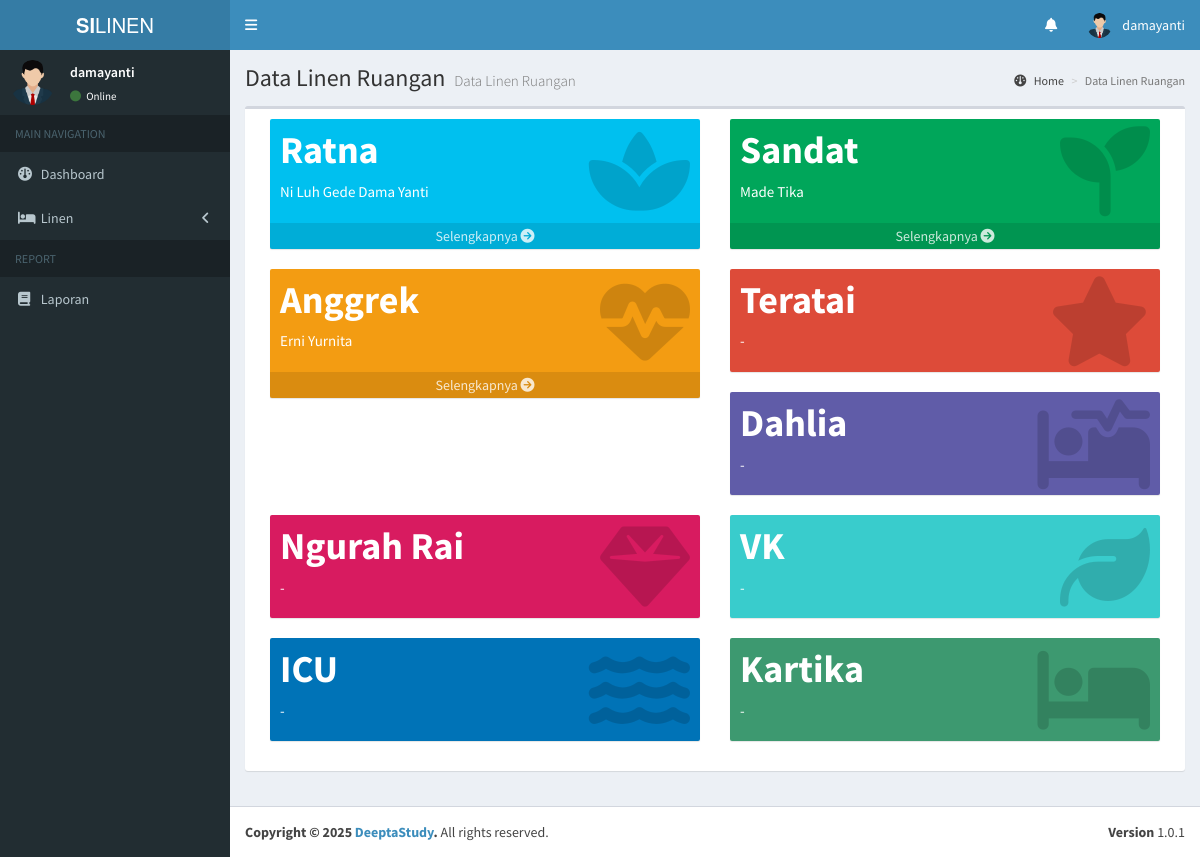
Screenshot of /admin/linen_ruangan.php (signed in) with the database file from the repository.
### tables this page shows
CREATE TABLE `users` (
  `id` int(11) NOT NULL,
  `nama` varchar(100) NOT NULL,
  `username` varchar(100) NOT NULL,
  `email` varchar(100) NOT NULL,
  `password` varchar(100) NOT NULL,
  `hak_akses` varchar(25) NOT NULL,
  `status` int(11) NOT NULL,
  `status_ruangan` int(11) DEFAULT NULL
);

CREATE TABLE `ruangan` (
  `id` int(11) NOT NULL,
  `id_user` int(11) DEFAULT NULL,
  `nama_ruangan` varchar(199) NOT NULL,
  `telp_ruangan` varchar(15) NOT NULL,
  `status` int(11) NOT NULL
);

### admin/linen_ruangan.php (the view, shortened to what this page needs)
<?php
include '../koneksi.php';
$pageTitle = "Data Linen Ruangan";
$pageDesc = "Data Linen Ruangan";
$additionalCSS = [
    'https://cdnjs.cloudflare.com/ajax/libs/font-awesome/6.4.0/css/all.min.css',
    'https://cdnjs.cloudflare.com/ajax/libs/ionicons/2.0.1/css/ionicons.min.css'
];
$q = mysqli_query($koneksi, "SELECT r.*, u.nama as admin_ruangan
                            FROM ruangan r
                            LEFT JOIN users u ON r.id_user = u.id");
?>
<section class="content">
    <div class="row">
        <div class="col-xs-12">
            <div class="box">
                <div class="box-body">
                    <?php
                    $colors = ['bg-aqua', 'bg-green', 'bg-yellow', 'bg-red', 'bg-purple', 'bg-maroon', 'bg-teal', 'bg-blue', 'bg-olive', 'bg-lime'];
                    $icons = ['fas fa-spa', 'fas fa-seedling', 'fas fa-heartbeat', 'fas fa-star', 'fas fa-procedures', 'fas fa-gem', 'fas fa-leaf', 'fas fa-water', 'fas fa-bed'];
                    $counter = 0;
                    while ($r = mysqli_fetch_assoc($q)) {
                        $colorClass = $colors[$counter % count($colors)];
                        $iconClass = $icons[$counter % count($icons)];
                    ?>
                        <div class="col-lg-6 col-xs-6">
                            <div class="small-box <?= $colorClass ?>">
                                <div class="inner">
                                    <h3><?= $r['nama_ruangan']; ?></h3>
                                    <p><?php
                                        if ($r['admin_ruangan'] != 0) {
                                            echo $r['admin_ruangan'];
                                        }else{
                                            echo "-";
                                        }
                                        ?></p>
                                </div>
                                <div class="icon">
                                    <i class="<?= $iconClass ?>"></i>
                                </div>
                                <?php
                                    if($r['admin_ruangan'] != 0){
                                ?>
                                <a href="data_linen_ruangan.php?id_ruangan=<?= $r['id']; ?>" class="small-box-footer">Selengkapnya <i class="fa fa-arrow-circle-right"></i></a>
                                <?php
                                    }else{
                                    }
                                ?>
                            </div>
                        </div>
                    <?php
                        $counter++;
                    }
                    ?>
                </div>
            </div>
        </div>
    </div>
</section>
<?php
$content = ob_get_clean();
include __DIR__ . '/../layouts/header.php';
echo $content;
include __DIR__ . '/../layouts/footer.php';
?>

### layouts/header.php (shortened to what this page needs)
<?php
include '../koneksi.php';
$username = $_SESSION['username'];
$query = mysqli_query($koneksi, "SELECT * FROM users WHERE username = '$username'");
$row = mysqli_fetch_assoc($query);
?>
<!DOCTYPE html>
<html>
<head>
    <link rel="stylesheet" href="../assets/bootstrap/css/bootstrap.min.css">
    <link rel="stylesheet" href="https://maxcdn.bootstrapcdn.com/font-awesome/4.4.0/css/font-awesome.min.css">
    <link rel="stylesheet" href="https://code.ionicframework.com/ionicons/2.0.1/css/ionicons.min.css">
    <link rel="stylesheet" href="../assets/dist/css/AdminLTE.min.css">
    <link rel="stylesheet" href="../assets/dist/css/skins/_all-skins.min.css">
    <link rel="stylesheet" href="../assets/plugins/iCheck/flat/blue.css">
    <link rel="stylesheet" href="../assets/plugins/morris/morris.css">
    <link rel="stylesheet" href="../assets/plugins/jvectormap/jquery-jvectormap-1.2.2.css">
    <?php if (!empty($additionalCSS)): ?>
        <?php foreach ($additionalCSS as $css): ?>
            <link rel="stylesheet" href="<?= htmlspecialchars($css) ?>">
        <?php endforeach; ?>
    <?php endif; ?>
</head>
<body class="hold-transition skin-blue sidebar-mini">
    <div class="wrapper">
        <header class="main-header">
            <a href="#" class="logo">
                <span class="logo-lg"><b>SI</b>LINEN</span>
            </a>
            <nav class="navbar navbar-static-top" role="navigation">
                <a href="#" class="sidebar-toggle" data-toggle="offcanvas" role="button">
                </a>
                <div class="navbar-custom-menu">
                    <ul class="nav navbar-nav">
                        <li class="dropdown notifications-menu">
                            <a href="#" class="dropdown-toggle" data-toggle="dropdown">
                                <i class="fa fa-bell-o"></i>
                            </a>
                        </li>
                        <li class="dropdown user user-menu">
                            <a href="#" class="dropdown-toggle" data-toggle="dropdown">
                                <img src="../assets/images/avatar.png" class="user-image" alt="User Image">
                                <span class="hidden-xs"><?= $row['username']; ?></span>
                            </a>
                        </li>
                    </ul>
                </div>
            </nav>
        </header>
        <div class="content-wrapper">
            <section class="content-header">
                <h1>
                    <?php echo isset($pageTitle) ? $pageTitle : 'Dashboard'; ?>
                    <small><?php echo isset($pageDesc) ? $pageDesc : 'Control Panel'; ?></small>
                </h1>
                <ol class="breadcrumb">
                    <li><a href="#"><i class="fa fa-dashboard"></i> Home</a></li>
                    <li class="active"><?php echo isset($pageTitle) ? $pageTitle : 'Dashboard'; ?></li>
                </ol>
            </section>
            <?php include __DIR__ . '/navigation.php'; ?>

### layouts/navigation.php (shortened to what this page needs)
<aside class="main-sidebar">
    <section class="sidebar">
        <div class="user-panel">
            <div class="pull-left image">
                <img src="../assets/images/avatar.png" class="img-circle" alt="User Image">
            </div>
            <div class="pull-left info">
                <p><?= $row['username']; ?></p>
                <a href="#"><i class="fa fa-circle text-success"></i> Online</a>
            </div>
        </div>
        <?php
            if ($row['hak_akses'] == 'admin') {
        ?>
        <ul class="sidebar-menu">
            <li class="header">MAIN NAVIGATION</li>
            <li class="<?= $_SESSION['active_menu'] == 'dashboard' ? 'active' : '' ?>">
                <a href="../admin/">
                    <i class="fa fa-dashboard"></i> <span>Dashboard</span>
                </a>
            </li>
            <li class="treeview <?= $_SESSION['active_menu'] == 'pengguna' ? 'active' : '' ?>">
                <a href="#">
                    <i class="fa fa-users"></i> <span>Pengguna</span>
                    <i class="fa fa-angle-left pull-right"></i>
                </a>
                <ul class="treeview-menu">
                    <li><a href="../admin/tambah_pengguna.php"><i class="fa fa-plus"></i> Tambah Pengguna Baru</a></li>
                    <li><a href="../admin/data_pengguna.php"><i class="fa fa-arrow-circle-right"></i> Data Pengguna</a></li>
                </ul>
            </li>
            <li class="<?= $_SESSION['active_menu'] == 'ruangan' ? 'active' : '' ?>">
                <a href="../admin/data_ruangan.php">
                    <i class="fa fa-building"></i> <span>Ruangan</span>
                </a>
            </li>
            <li class="<?= $_SESSION['active_menu'] == 'linen' ? 'active' : '' ?>">
                <a href="../admin/data_linen.php">
                    <i class="fa fa-bed"></i> <span>Data Linen</span>
                </a>
            </li>
            <li class="<?= $_SESSION['active_menu'] == 'linen_ruangan' ? 'active' : '' ?>">
                <a href="../admin/linen_ruangan.php">
                    <i class="fa fa-bed"></i> <span>Linen Ruangan</span>
                </a>
            </li>
            <li class="treeview <?= $_SESSION['active_menu'] == 'distribusi' ? 'active' : '' ?>">
                <a href="#">
                    <i class="fa fa-tint"></i> <span>Distribusi</span>
                    <i class="fa fa-angle-left pull-right"></i>
                </a>
                <ul class="treeview-menu">
                    <li><a href="../admin/data_pengajuan.php"><i class="fa fa-paper-plane"></i> Pengajuan Linen</a></li>
                    <li><a href="../admin/data_pencucian.php"><i class="fa fa-tint"></i> Permohonan Pencucian</a></li>
                    <!-- <li><a href="../admin/linen_bersih.php"><i class="fa fa-check-circle"></i> Linen Bersih</a></li>
                    <li><a href="../admin/linen_kotor.php"><i class="fa fa-exclamation-circle"></i> Linen Kotor</a></li> -->
                </ul>
            </li>
            <li class="header">REPORT</li>
            <li><a href="#"><i class="fa fa-book"></i> <span>Laporan</span></a></li>
        </ul>
        <?php
            }else if($row['hak_akses'] == 'admin_ruangan'){
        ?>
        <ul class="sidebar-menu">
            <li class="header">MAIN NAVIGATION</li>
            <li class="<?= $_SESSION['active_menu'] == 'dashboard' ? 'active' : '' ?>">
                <a href="../admin_ruangan/">
                    <i class="fa fa-dashboard"></i> <span>Dashboard</span>
                </a>
            </li>
            <li class="treeview <?= $_SESSION['active_menu'] == 'linen' ? 'active' : '' ?>">
                <a href="#">
                    <i class="fa fa-bed"></i> <span>Linen</span>
                    <i class="fa fa-angle-left pull-right"></i>
                </a>
            </li>
            <li class="header">REPORT</li>
            <li><a href="#"><i class="fa fa-book"></i> <span>Laporan</span></a></li>
        </ul>
        <?php
            }else if($row['hak_akses'] == 'petugas_laundry'){
        ?>
        <?php
            }else if($row['hak_akses'] == 'kepala_penanggung_jawab'){
        ?>
        <?php
            }
        ?>
    </section>
</aside>

### rows the page displays
users: username "damayanti"
ruangan: nama_ruangan "Ratna", id_user.nama "Ni Luh Gede Dama Yanti"
ruangan: nama_ruangan "Sandat", id_user.nama "Made Tika"
ruangan: nama_ruangan "Anggrek", id_user.nama "Erni Yurnita"
ruangan: nama_ruangan "Teratai"
ruangan: nama_ruangan "Dahlia"
ruangan: nama_ruangan "Ngurah Rai"
ruangan: nama_ruangan "VK"
ruangan: nama_ruangan "ICU"
ruangan: nama_ruangan "Kartika"

### other values shown
$pageTitle "Data Linen Ruangan"
$pageDesc "Data Linen Ruangan"
